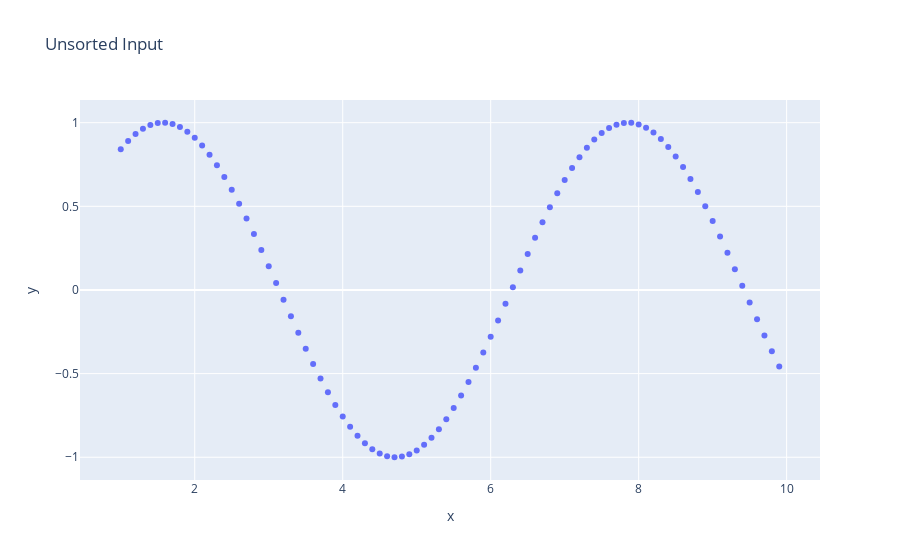

This figure's notebook cell:
### Code cell
df = pd.DataFrame(dict(
    x=X,
    y=Y
))
fig = px.scatter(df, x="x", y="y", title="Unsorted Input") 
fig.show()
